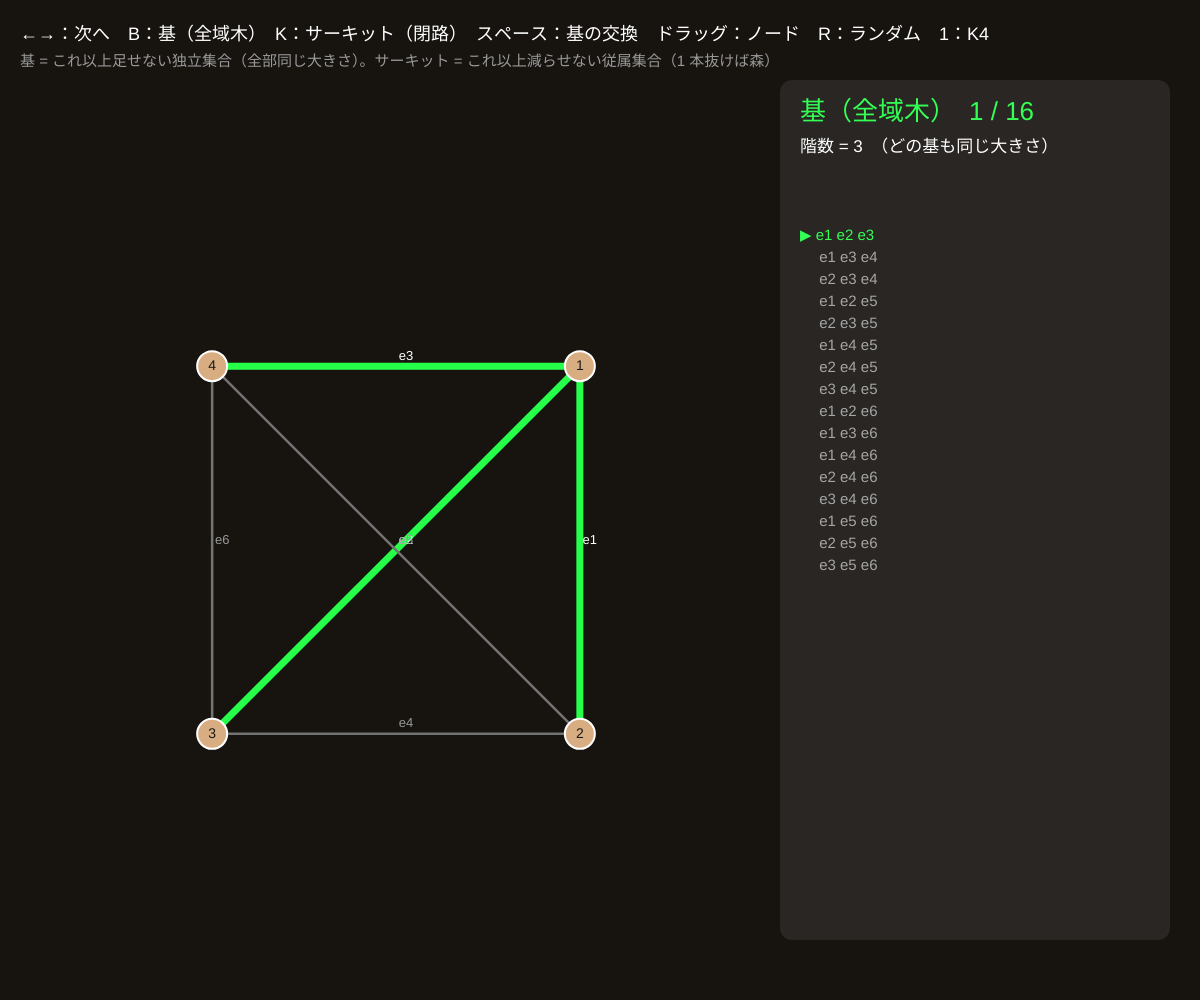
Frame 1 (no input)
Frame 60 (no input): identical to frame 1, image omitted
Frame 120 (the mouse pressed at the canvas centre since frame 60): identical to frame 1, image omitted

The p5.js sketch that drew this single still picture (run headless with seeded random() and noise() and a simulated clock; from frame 60 on, the mouse is pressed at the canvas centre):

// p5.js sketch
// ── sketch.js
// ============================================
// 04 基とサーキット
// グラフ的マトロイドの「基」（= 全域木、最大の独立集合）と「サーキット」（= 閉路、最小の従属集合）を全部列挙して順に見る
//   基交換公理：基 B1 から辺 e を抜いても、別の基 B2 の辺 f を入れれば また基になる（スペースでアニメーション）
//   基はどれも同じ大きさ（= 階数）。サーキットから 1 本抜くと必ず独立
// ←→ = 次の基／サーキット / B・K = 基 ⇄ サーキットの表示 / スペース = 基の交換 / ノードをドラッグ / R = ランダムなグラフ / 1 = K4
// ============================================

let nodes = [], edges = [];
let bases = [], circuits = [];     // 辺番号の配列の配列
let viewMode = 'B';                // 'B' = 基, 'K' = サーキット
let idx = 0;
let dragI = -1;
let anim = null;                   // 交換アニメーション {from, e, f, to, t}

function setup() {
  createCanvas(windowWidth, windowHeight);
  colorMode(HSB, 360, 100, 100, 100);
  textFont('sans-serif');
  makeK4();
}

function makeK4() {
  let cx = width * 0.33, cy = height * 0.55, r = min(width, height) * 0.26;
  nodes = [0, 1, 2, 3].map((i) => ({ x: cx + r * cos(TWO_PI * i / 4 - HALF_PI + QUARTER_PI), y: cy + r * sin(TWO_PI * i / 4 - HALF_PI + QUARTER_PI) }));
  edges = [];
  for (let a = 0; a < 4; a++) for (let b = a + 1; b < 4; b++) edges.push({ a, b });
  enumerate();
}
function randomGraph() {
  let n = 5, m = 7;
  nodes = []; edges = [];
  let cx = width * 0.33, cy = height * 0.55, r = min(width, height) * 0.27;
  for (let i = 0; i < n; i++) nodes.push({ x: cx + r * cos(TWO_PI * i / n - HALF_PI) + random(-20, 20), y: cy + r * sin(TWO_PI * i / n - HALF_PI) + random(-20, 20) });
  let order = shuffle([...Array(n).keys()]);
  for (let i = 1; i < n; i++) edges.push({ a: order[i], b: order[floor(random(i))] });
  let tries = 0;
  while (edges.length < m && tries++ < 200) {
    let a = floor(random(n)), b = floor(random(n));
    if (a === b || edges.some((e) => (e.a === a && e.b === b) || (e.a === b && e.b === a))) continue;
    edges.push({ a, b });
  }
  enumerate();
}

// ★ 全部の部分集合を調べて、基とサーキットを集める
function enumerate() {
  let n = nodes.length, E = edges.length;
  let rk = forestRank(n, edges, [...Array(E).keys()]);
  bases = []; circuits = [];
  for (let mask = 1; mask < (1 << E); mask++) {
    let sub = []; for (let i = 0; i < E; i++) if (mask & (1 << i)) sub.push(i);
    let ind = isForest(n, edges, sub);
    if (ind && sub.length === rk) bases.push(sub);
    if (!ind) {   // 最小の従属集合 = どの 1 本を抜いても独立
      let minimal = sub.every((i) => isForest(n, edges, sub.filter((j) => j !== i)));
      if (minimal) circuits.push(sub);
    }
  }
  idx = 0; anim = null;
}

// ★ 基の交換：B1 から e を抜き、入れると基になる f を探す
function startExchange() {
  if (viewMode !== 'B' || !bases.length) return;
  let B1 = bases[idx];
  let e = B1[floor(random(B1.length))];
  let rest = B1.filter((i) => i !== e);
  let cands = [];
  for (let f = 0; f < edges.length; f++) if (!B1.includes(f) && isForest(nodes.length, edges, rest.concat([f]))) cands.push(f);
  if (!cands.length) return;
  let f = cands[floor(random(cands.length))];
  let B2 = rest.concat([f]).sort((p, q) => p - q);
  let to = bases.findIndex((b) => b.length === B2.length && b.every((v, k) => v === B2[k]));
  anim = { from: idx, e, f, to, t: 0, cands };
}

function draw() {
  background(30, 30, 9);
  let list = viewMode === 'B' ? bases : circuits;
  if (list.length) idx = constrain(idx, 0, list.length - 1);
  let cur = list.length ? list[idx] : [];
  if (anim) { anim.t += 1 / 90; if (anim.t >= 1) { idx = anim.to; anim = null; } }

  // 辺
  for (let i = 0; i < edges.length; i++) {
    let e = edges[i], p = nodes[e.a], q = nodes[e.b];
    let on = cur.includes(i);
    let hue = viewMode === 'B' ? 130 : 5, wgt = on ? 7 : 2.5, bri = on ? 100 : 45, sat = on ? 85 : 0;
    if (anim) {
      if (i === anim.e) { hue = 5; sat = 90; bri = 100; wgt = lerp(7, 1, anim.t); }
      if (i === anim.f) { hue = 50; sat = 90; bri = 100; wgt = lerp(1, 7, anim.t); on = true; }
      if (anim.cands.includes(i) && i !== anim.f && !on) { hue = 50; sat = 50; bri = 70; wgt = 3; }
    }
    stroke(hue, sat, bri); strokeWeight(wgt);
    line(p.x, p.y, q.x, q.y);
    noStroke(); fill(0, 0, on ? 100 : 60); textSize(13); textAlign(CENTER, CENTER);
    text('e' + (i + 1), (p.x + q.x) / 2 + 10, (p.y + q.y) / 2 - 10);
  }
  for (let i = 0; i < nodes.length; i++) {
    stroke(0, 0, 100); strokeWeight(2); fill(30, 40, 85); circle(nodes[i].x, nodes[i].y, 30);
    noStroke(); fill(0, 0, 10); textSize(14); text(i + 1, nodes[i].x, nodes[i].y);
  }

  textAlign(LEFT, BASELINE);
  fill(0, 0, 100); textSize(18);
  text('←→：次へ　B：基（全域木）　K：サーキット（閉路）　スペース：基の交換　ドラッグ：ノード　R：ランダム　1：K4', 20, 40);
  fill(0, 0, 60); textSize(15);
  text('基 = これ以上足せない独立集合（全部同じ大きさ）。サーキット = これ以上減らせない従属集合（1 本抜けば森）', 20, 66);

  // 右のリスト
  let px = width - 400, py = 120;
  noStroke(); fill(0, 0, 100, 8); rect(px - 20, py - 40, 390, height - py - 20, 12);
  fill(viewMode === 'B' ? 130 : 5, 80, 100); textSize(26);
  text((viewMode === 'B' ? '基（全域木）' : 'サーキット（閉路）') + '　' + (idx + 1) + ' / ' + list.length, px, py);
  fill(0, 0, 100); textSize(17);
  text(viewMode === 'B' ? '階数 = ' + (bases[0] ? bases[0].length : 0) + '　（どの基も同じ大きさ）' : 'サーキットの大きさは ' + [...new Set(circuits.map((c) => c.length))].sort().join('・'), px, py + 32);
  if (anim) {
    fill(50, 90, 100); textSize(17);
    text('e' + (anim.e + 1) + ' を抜く → e' + (anim.f + 1) + ' を入れる（候補 ' + anim.cands.map((c) => 'e' + (c + 1)).join(' ') + '）', px, py + 60);
    fill(0, 0, 70); textSize(14);
    text('B1 − e + f がまた基になる（基交換公理）', px, py + 82);
  }
  textSize(15);
  let rowH = 22, maxRows = floor((height - py - 140) / rowH);
  for (let k = 0; k < min(list.length, maxRows); k++) {
    let on = k === idx;
    fill(on ? (viewMode === 'B' ? 130 : 5) : 0, on ? 80 : 0, on ? 100 : 65);
    text((on ? '▶ ' : '　 ') + list[k].map((i) => 'e' + (i + 1)).join(' '), px, py + 120 + k * rowH);
  }
  if (list.length > maxRows) { fill(0, 0, 50); text('… 他 ' + (list.length - maxRows) + ' 個', px, py + 120 + maxRows * rowH); }
}

function nearestNode(mx, my) {
  let best = -1, bd = 20;
  for (let i = 0; i < nodes.length; i++) { let d = dist(mx, my, nodes[i].x, nodes[i].y); if (d < bd) { bd = d; best = i; } }
  return best;
}
function mousePressed() { dragI = nearestNode(mouseX, mouseY); }
function mouseDragged() { if (dragI >= 0) { nodes[dragI].x = constrain(mouseX, 20, width - 420); nodes[dragI].y = constrain(mouseY, 90, height - 20); } }
function mouseReleased() { dragI = -1; }
function keyPressed() {
  let list = viewMode === 'B' ? bases : circuits;
  if (key === RIGHT_ARROW && list.length) { idx = (idx + 1) % list.length; anim = null; }
  if (key === LEFT_ARROW && list.length) { idx = (idx + list.length - 1) % list.length; anim = null; }
  if (key === 'b' || key === 'B') { viewMode = 'B'; idx = 0; anim = null; }
  if (key === 'k' || key === 'K') { viewMode = 'K'; idx = 0; anim = null; }
  if (key === ' ') startExchange();
  if (key === 'r' || key === 'R') randomGraph();
  if (key === '1') makeK4();
}

// ---------- やってみよう ----------
// 1. K4 の基は 16 個、サーキットは 7 個（三角形 4 つと四角形 3 つ）。全部めくって確かめよう
// 2. スペースを何回も押す。抜いた辺によって「入れられる候補」の数が変わる。候補が 1 本だけのときはどんなとき？
// 3. R で辺が 1 本だけのグラフや、ぶら下がりの辺があるグラフが出たら、その辺はどの基にも入っている（コループ）
// 4. 基の補集合（入っていない辺）を全部並べると、それも「別のマトロイド」の基になっている（09 の双対）

// ==================================================
// ここから下は「マトロイドの道具」（union–find と森の判定）
// ==================================================
function makeUF(n) {
  let parent = [...Array(n).keys()];
  let find = (x) => { while (parent[x] !== x) { parent[x] = parent[parent[x]]; x = parent[x]; } return x; };
  let union = (a, b) => { a = find(a); b = find(b); if (a === b) return false; parent[a] = b; return true; };
  return { find, union };
}
function isForest(n, edgeList, sub) {
  let uf = makeUF(n);
  for (let i of sub) if (!uf.union(edgeList[i].a, edgeList[i].b)) return false;
  return true;
}
function forestRank(n, edgeList, sub) {
  let uf = makeUF(n), r = 0;
  for (let i of sub) if (uf.union(edgeList[i].a, edgeList[i].b)) r++;
  return r;
}
